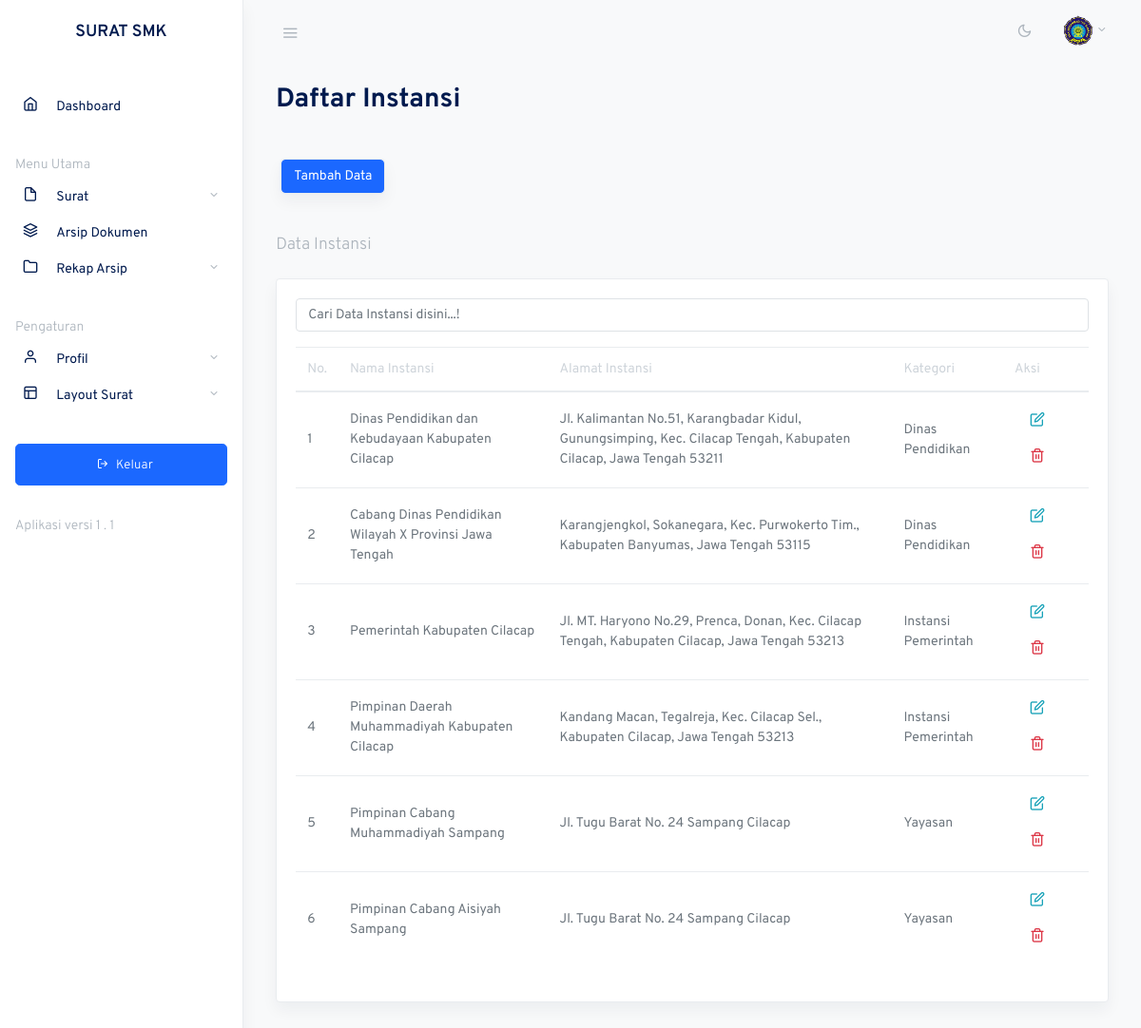
The app's page /daftarinstansi.php (signed in) with its own data.
### tables this page shows
CREATE TABLE `tb_instansi` (
  `id_instansi` int(11) NOT NULL,
  `nama_instansi` varchar(255) NOT NULL,
  `alamat` varchar(255) NOT NULL,
  `kategori` varchar(50) NOT NULL
);

### daftarinstansi.php (the view, shortened to what this page needs)
<?php
include 'include/config.php';
$result = $config->query("SELECT * FROM tb_instansi");
?>
<?php include 'include/header.php'; ?>
<main role="main" class="main-content">
    <div class="container-fluid">
        <div class="row justify-content-center">
            <div class="col-12">
                <h2 class="mb-4 page-title">Daftar Instansi</h2>
                <div class="card-body">
                    <div class="row">
                        <div class="card shadow mb-4">
                            <button type="button" class="btn btn-primary" data-toggle="modal" data-target="#kode" onclick="clearModal()">
                                Tambah Data
                            </button>
                        </div>
                    </div>
                </div>
                <h2 class="h5 page-title text-muted">Data Instansi</h2>
                <div class="row my-4">
                    <div class="col-md-12">
                        <div class="card shadow">
                            <div class="card-body">
                                <div class="mb-3">
                                    <input
                                        type="text"
                                        id="searchInput"
                                        class="form-control"
                                        placeholder="Cari Data Instansi disini...!"
                                        onkeyup="filterTable()">
                                </div>
                                <table class="table datatables" id="dataTable-1">
                                    <thead>
                                        <tr>
                                            <th>No.</th>
                                            <th>Nama Instansi</th>
                                            <th>Alamat Instansi</th>
                                            <th>Kategori</th>
                                            <th>Aksi</th>
                                        </tr>
                                    </thead>
                                    <tbody>
                                        <?php
                                        $row_number = 1;
                                        if ($result->num_rows > 0) {
                                            while ($row = $result->fetch_assoc()) {
                                                echo "<tr>
                                                    <td>{$row_number}</td>
                                                    <td>{$row['nama_instansi']}</td>
                                                    <td>{$row['alamat']}</td>
                                                    <td>{$row['kategori']}</td>
                                                    <td>
                                                        <ul class='nav'>
                                                            <li class='nav-item'>
                                                                <a class='nav-link text-info my-0' onclick='editInstansi({$row['id_instansi']}, \"{$row['nama_instansi']}\", \"{$row['alamat']}\")'>
                                                                    <i class='fe fe-edit fe-16'></i>
                                                                </a>
                                                            </li>
                                                            <li class='nav-item'>
                                                                <a class='nav-link text-danger my-0' href='?delete={$row['id_instansi']}' onclick='return confirm(\"Yakin ingin menghapus?\");'>
                                                                    <i class='fe fe-trash-2 fe-16'></i>
                                                                </a>
                                                            </li>
                                                        </ul>
                                                    </td>
                                                </tr>";
                                                $row_number++;
                                            }
                                        }
                                        ?>
                                    </tbody>
                                </table>
                            </div>
                        </div>
                    </div>
                </div>
            </div>
        </div>
    </div>
</main>
<?php include 'include/footer.php'; ?>

### css/feather.css (style rules this page uses)
.fe { font-family: "feather" !important; speak: none; font-style: normal; font-weight: normal; font-variant: normal; text-transform: none; line-height: 1; -webkit-font-smoothing: antialiased; -moz-osx-font-smoothing: grayscale; }
.fe-16 { font-size: 16px; }
.fe-edit:before { content: ""; }
.fe-trash-2:before { content: ""; }

### records on screen
tb_instansi: nama_instansi "Dinas Pendidikan dan Kebudayaan Kabupaten Cilacap", alamat "Jl. Kalimantan No.51, Karangbadar Kidul, Gunungsimping, Kec. Cilacap Tengah, Kabupaten Cilacap, Jawa Tengah 53211", kategori "Dinas Pendidikan"
tb_instansi: nama_instansi "Cabang Dinas Pendidikan Wilayah X Provinsi Jawa Tengah", alamat "Karangjengkol, Sokanegara, Kec. Purwokerto Tim., Kabupaten Banyumas, Jawa Tengah 53115", kategori "Dinas Pendidikan"
tb_instansi: nama_instansi "Pemerintah Kabupaten Cilacap", alamat "Jl. MT. Haryono No.29, Prenca, Donan, Kec. Cilacap Tengah, Kabupaten Cilacap, Jawa Tengah 53213", kategori "Instansi Pemerintah"
tb_instansi: nama_instansi "Pimpinan Daerah Muhammadiyah Kabupaten Cilacap", alamat "Kandang Macan, Tegalreja, Kec. Cilacap Sel., Kabupaten Cilacap, Jawa Tengah 53213", kategori "Instansi Pemerintah"
tb_instansi: nama_instansi "Pimpinan Cabang Muhammadiyah Sampang", alamat "Jl. Tugu Barat No. 24 Sampang Cilacap", kategori "Yayasan"
tb_instansi: nama_instansi "Pimpinan Cabang Aisiyah Sampang", alamat "Jl. Tugu Barat No. 24 Sampang Cilacap", kategori "Yayasan"
